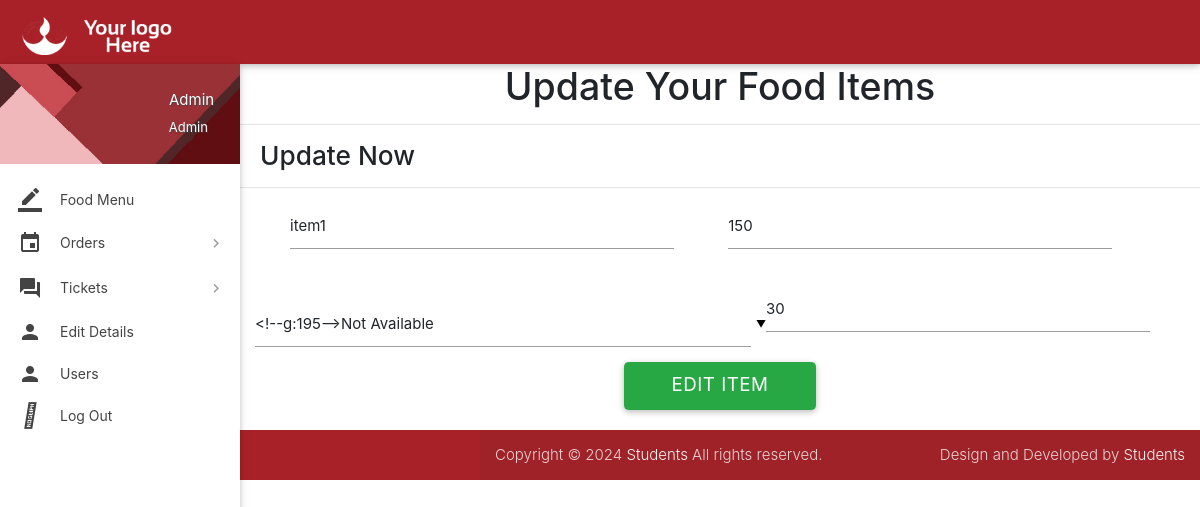
The app's page /edit-items.php?rid=23 (signed in) with its own data.
### tables this page shows
CREATE TABLE `registration` (
  `id` int(11) NOT NULL,
  `name` varchar(255) NOT NULL,
  `email` varchar(255) NOT NULL,
  `password` varchar(255) NOT NULL,
  `phone` varchar(25) NOT NULL,
  `role` varchar(200) NOT NULL,
  `address` varchar(255) NOT NULL,
  `created_at` datetime NOT NULL DEFAULT current_timestamp()
);

CREATE TABLE `food_items` (
  `id` int(11) NOT NULL,
  `name` varchar(255) NOT NULL,
  `price` int(200) NOT NULL,
  `status` varchar(200) NOT NULL DEFAULT 'Available',
  `stock` int(255) NOT NULL DEFAULT 30
);

### edit-items.php (the view, shortened to what this page needs)
<?php
include "connection.php";
 if (isset($_GET['rid']))
        {
                $id = $_GET['rid'];
             $querry = "SELECT * FROM food_items WHERE id = $id ";
             $querry_result = mysqli_query($conn_resul,$querry);
             if ($querry_result->num_rows > 0)
              {
                $actual_data = mysqli_fetch_assoc($querry_result);
             }
        }
if(isset($_SESSION['user_id']))
{
    $user_id = $_SESSION['user_id'];
   $query= "SELECT * FROM registration WHERE id = $user_id";
   $query_result = mysqli_query($conn_resul,$query);
   if($query_result->num_rows > 0)
   {
     $logged_in_user_data = mysqli_fetch_assoc($query_result);
   }
}
		?>
<!DOCTYPE html>
<html lang="en">
<head>
  <link href="css/materialize.min.css" type="text/css" rel="stylesheet" media="screen,projection">
  <link href="css/style.min.css" type="text/css" rel="stylesheet" media="screen,projection">
  <link href="css/custom/custom.min.css" type="text/css" rel="stylesheet" media="screen,projection">
  <link href="js/plugins/perfect-scrollbar/perfect-scrollbar.css" type="text/css" rel="stylesheet" media="screen,projection">
  <link href="js/plugins/data-tables/css/jquery.dataTables.min.css" type="text/css" rel="stylesheet" media="screen,projection">
  <link rel="stylesheet" href="https://cdnjs.cloudflare.com/ajax/libs/font-awesome/6.5.1/css/all.min.css" />
    <link rel="stylesheet" href="https://cdn.jsdelivr.net/npm/bootstrap@4.6.2/dist/css/bootstrap.min.css">
</head>
<body>
  <header id="header" class="page-topbar">
        <div class="navbar-fixed">
            <nav class="navbar-color">
                <div class="nav-wrapper">
                    <ul class="left">
                      <li><h1 class="logo-wrapper"><a href="index.php" class="brand-logo darken-1"><img src="images/materialize-logo.png" alt="logo"></a> <span class="logo-text">Logo</span></h1></li>
                    </ul>
                </div>
            </nav>
        </div>
  </header>
  <div id="main">
    <div class="wrapper">
      <aside id="left-sidebar-nav">
        <ul id="slide-out" class="side-nav fixed leftside-navigation">
            <li class="user-details cyan darken-2">
            <div class="row">
                <div class="col col s4 m4 l4">
                </div>
				 <div class="col col s8 m8 l8">
                </div>
                <div class="col col s8 m8 l8">
                    <a class="btn-flat waves-effect white-text profile-btn" href="#" data-activates="profile-dropdown"><?php echo $logged_in_user_data['name'];?><i class="mdi-navigation-arrow-drop-down right"></i></a>
                    <p class="user-roal"><?php echo $logged_in_user_data['role'];?></p>
                </div>
            </div>
            </li>
            <li class="bold"><a href="index.php" class="waves-effect waves-cyan"><i class="mdi-editor-border-color"></i>Food Menu</a>
            </li>
                <li class="no-padding">
                    <ul class="collapsible collapsible-accordion">
                        <li class="bold"><a class="collapsible-header waves-effect waves-cyan"><i class="mdi-editor-insert-invitation"></i> Orders</a>
                        </li>
                    </ul>
                </li>
                <li class="no-padding">
                    <ul class="collapsible collapsible-accordion">
                        <li class="bold"><a class="collapsible-header waves-effect waves-cyan"><i class="mdi-action-question-answer"></i> Tickets</a>
                        </li>
                    </ul>
                </li>
            <li class="bold"><a href="details.php?rid=<?php echo $logged_in_user_data['id'];?>" class="waves-effect waves-cyan"><i class="mdi-social-person"></i> Edit Details</a>
            </li>
            <li class="bold"><a href="users.php" class="waves-effect waves-cyan"><i class="mdi-social-person"></i>Users</a>
            </li>
            <li class="bold"><a href="logout.php" class="waves-effect waves-cyan"><i class="fa-duotone fa-right-from-bracket"></i> Log Out</a>
            </li>
        </ul>
        </aside>
      <h1 style="text-align: center;">Update Your Food Items</h1>
      <hr>
      <h3 style="padding-left: 20px;">Update Now</h3>
  <hr>
  <form action="" method="POST">
    <input type="text" name="i-name" placeholder="Name" style="width: 40%;margin-left: 50px;" value="<?php  echo $actual_data['name']; ?>">
    <input type="number" name="i-price" placeholder="Price" style="width: 40%;margin-left: 50px;" value="<?php  echo $actual_data['price']; ?>"><br><br>
    <div style="display: flex;
    justify-content: space-evenly;">
    <input type="number" name="i-stock" placeholder="Stock" style="width: 40%;margin-right: 50px;" value="<?php  echo $actual_data['stock']; ?>"><br><br>
    </div>
    <div style="display: flex; justify-content: space-evenly;">
    <input type="submit" name="edit" value="Edit Item" style="width: 20%;padding-bottom: 38px;" class="btn btn-success btn-lg">
    </div>
  </form>
  <footer class="page-footer">
    <div class="footer-copyright">
      <div class="container">
        <span>Copyright © 2024 <a class="grey-text text-lighten-4" href="#" target="_blank">Students</a> All rights reserved.</span>
        <span class="right"> Design and Developed by <a class="grey-text text-lighten-4" href="#">Students</a></span>
        </div>
    </div>
  </footer>
</body>
</html>

### records on screen
registration: name "Admin", role "Admin"
food_items: i-name "item1", i-price "150", i-stock "30"
